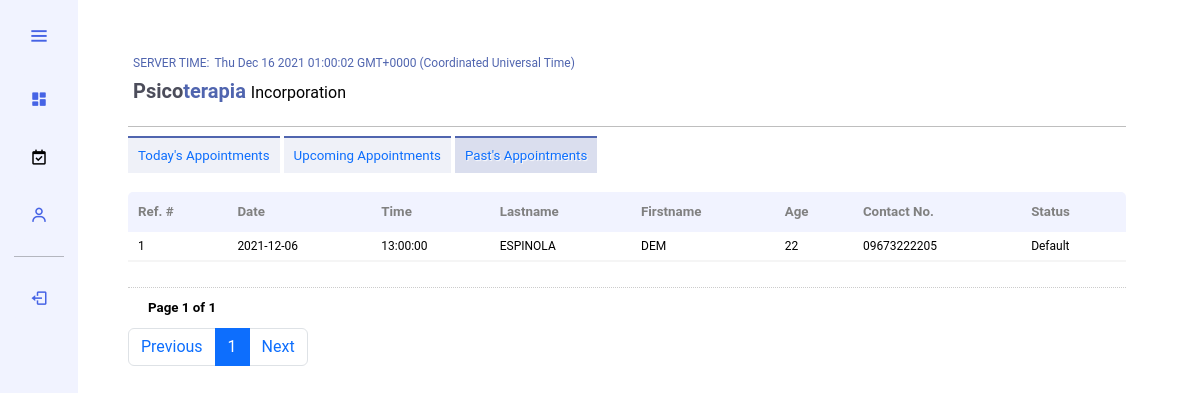
Before: /admin/doctor/past.php (signed in) with the older database file.
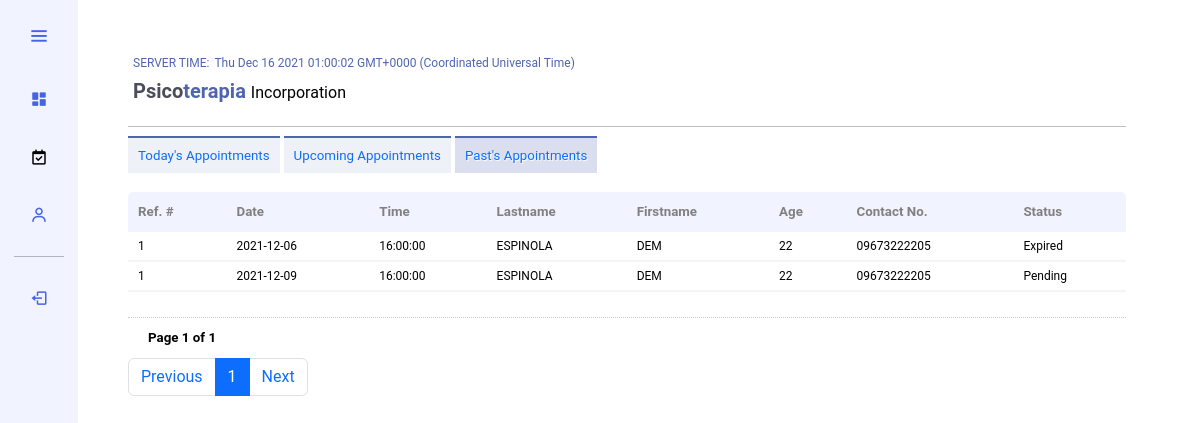
After: the same page with the newer database file.
### tables this page shows
CREATE TABLE `tbl_useraccount` (
  `userID` text NOT NULL,
  `userImage` text NOT NULL,
  `userGivenName` text NOT NULL,
  `userSurname` text NOT NULL,
  `userFullname` text NOT NULL,
  `userUsername` text NOT NULL,
  `userContactNumber` text NOT NULL,
  `userAddress` text NOT NULL,
  `userBirthday` text NOT NULL,
  `userAge` text NOT NULL,
  `userEmail` text NOT NULL,
  `userPassword` text NOT NULL,
  `userCode` text NOT NULL,
  `userFPCode` text NOT NULL,
  `userStatus` text NOT NULL
);

CREATE TABLE `tbl_employee` (
  `id` int(11) NOT NULL,
  `picture` text DEFAULT NULL,
  `lastname` varchar(255) NOT NULL,
  `firstname` varchar(255) NOT NULL,
  `birthday` date NOT NULL,
  `position` varchar(255) NOT NULL,
  `time` time DEFAULT NULL,
  `start_date` date DEFAULT NULL,
  `end_date` date DEFAULT NULL,
  `mobile` varchar(255) NOT NULL,
  `email` varchar(255) NOT NULL,
  `tempomail` varchar(255) DEFAULT NULL,
  `password` varchar(255) NOT NULL,
  `code` mediumint(50) NOT NULL,
  `status` text NOT NULL,
  `created` date NOT NULL
);

CREATE TABLE `tbl_appts` (
  `apptID` text NOT NULL,
  `userID` text NOT NULL,
  `docID` text NOT NULL,
  `date` text NOT NULL,
  `time` text NOT NULL,
  `status` varchar(255) NOT NULL,
  `apptDateCreated` text NOT NULL
);

### admin/data/control.php (called while the page is built, shortened)
<?php
    require "connection.php";
    $company_details_query = "SELECT * FROM tbl_company WHERE id = 1";
    $company_details = mysqli_query($connect, $company_details_query);
    $fetch_company_details = mysqli_fetch_assoc($company_details);
?>

### admin/doctor/past.php (the view, shortened to what the changed rows need)
<?php require_once "../data/control.php"; ?>
<?php
    $email = $_SESSION['email'];
?>
<!DOCTYPE html>
<html>
    <head>
        <link href="https://cdn.jsdelivr.net/npm/bootstrap@5.0.2/dist/css/bootstrap.min.css" rel="stylesheet">
        <link href='https://unpkg.com/boxicons@2.0.7/css/boxicons.min.css' rel='stylesheet'>
        <link rel="stylesheet" type="text/css" href="../style/bootstrap.css"/>
        <link rel="stylesheet" type="text/css" href="../style/style.css"/>
    </head>
    <body onload="display_ct();">
        <div class="container-fluid row">
            <section class="home-section">
                <h2 style="font-size:15pt; color:#4C4D5B; margin-left:5px; font-weight:bold; line-height:35px;"><?php echo ucwords($fetch_company_details['companyname1']); ?><span style="color:#5065AF;"><?php echo strtolower($fetch_company_details['companyname2']); ?></span> <span style="font-size:12pt; font-weight:normal;"><?php echo ucwords($fetch_company_details['organization']); ?></span></h2><hr>
                <table style="width:100%; border-collapse:collapse; margin:25px 0; font-size:0.9em; border-radius:5px 5px 0 0; overflow: hidden;">
                    <thead style="background-color:#F1F3FF; text-align:left;">
                        <tr><th>Ref. #</th><th>Date</th><th>Time</th><th>Lastname</th><th>Firstname</th><th>Age</th><th>Contact No.</th><th>Status</th></tr>
                    </thead>
                    <tbody>
                        <?php
                            if (isset($_GET['page_no']) && $_GET['page_no']!=""){
                                $page_no = $_GET['page_no'];
                            }
                            else{
                                $page_no = 1;
                            }
                            $total_records_per_page = 8;
                            $offset = ($page_no-1) * $total_records_per_page;
                            $get_data_query = "SELECT *,t2.status FROM tbl_useraccount as t1 left join tbl_appts as t2 on t1.userID = t2.userID left join tbl_employee as t3 on t3.id = t2.docID WHERE date < date(now()) AND t3.email = '$email' ORDER BY id DESC LIMIT $offset, $total_records_per_page";
                            $get_data = mysqli_query($connect, $get_data_query);
                            for($i=0; $row = mysqli_fetch_array($get_data); $i++){
                        ?>
                            <tr style="border-bottom:2px solid whitesmoke;"><td><?php echo $row['id']; ?></td><td><?php echo $row['date']; ?></td><td><?php echo $row['time']; ?></td><td><?php echo ucwords($row['userSurname']); ?></td><td><?php echo ucwords($row['userGivenName']); ?></td><td><?php echo number_format($row['userAge']); ?></td><td><?php echo $row['userContactNumber']; ?></td><td><?php echo ucwords($row['status']); ?></td></tr>
                        <?php } ?>
                    </tbody>
                </table>
            </section>
        </div>
    </body>
</html>

Changed rows visible on the page:
now on one of the page's lists (row unchanged): tbl_useraccount: tbl_employee.id "1", tbl_appts.date "2021-12-09", tbl_employee.time "16:00:00", userSurname "ESPINOLA", userGivenName "DEM", userAge "22", userContactNumber "09673222205", tbl_appts.status "Pending"
changed through a linked row, tbl_useraccount "ESPINOLA": tbl_employee.time "13:00:00" → "16:00:00"; tbl_appts.status "Default" → "Expired"
